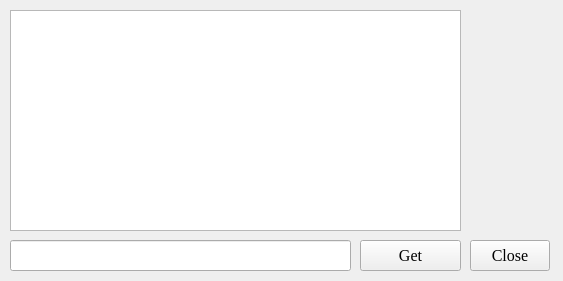
<?xml version="1.0" encoding="UTF-8"?>
<ui version="4.0">
 <class>NetworkAccessManagers</class>
 <widget class="QMainWindow" name="NetworkAccessManagers">
  <property name="geometry">
   <rect>
    <x>0</x>
    <y>0</y>
    <width>563</width>
    <height>281</height>
   </rect>
  </property>
  <property name="font">
   <font>
    <family>Times New Roman</family>
    <pointsize>12</pointsize>
   </font>
  </property>
  <property name="windowTitle">
   <string>NetworkAccessManagers</string>
  </property>
  <widget class="QWidget" name="centralwidget">
   <widget class="QPlainTextEdit" name="plainTextEdit">
    <property name="geometry">
     <rect>
      <x>10</x>
      <y>10</y>
      <width>451</width>
      <height>221</height>
     </rect>
    </property>
   </widget>
   <widget class="QLineEdit" name="lineEdit">
    <property name="geometry">
     <rect>
      <x>10</x>
      <y>240</y>
      <width>341</width>
      <height>31</height>
     </rect>
    </property>
   </widget>
   <widget class="QPushButton" name="btn_get">
    <property name="geometry">
     <rect>
      <x>360</x>
      <y>240</y>
      <width>101</width>
      <height>31</height>
     </rect>
    </property>
    <property name="text">
     <string>Get</string>
    </property>
   </widget>
   <widget class="QPushButton" name="btn_close">
    <property name="geometry">
     <rect>
      <x>470</x>
      <y>240</y>
      <width>80</width>
      <height>31</height>
     </rect>
    </property>
    <property name="text">
     <string>Close</string>
    </property>
   </widget>
  </widget>
 </widget>
 <resources/>
 <connections/>
</ui>
